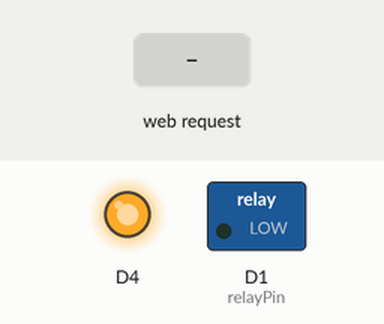
Recording of a sketch running on a simulated ESP8266 (Wemos D1 mini). On the bench: switched loads named in the sketch (green lamp = pin HIGH), output pins drawn as LEDs (lit = HIGH, except the on-board LED, lit = LOW). The inputs (shaded band) are chosen by the test bench. WiFi joins after 1.5 s; servers stay silent unless stated; what the sketch prints to the serial monitor is not drawn.

Above: at 2.7 s.
2.8 s: HTTP request GET /relay=ON received
At 3.8 s:
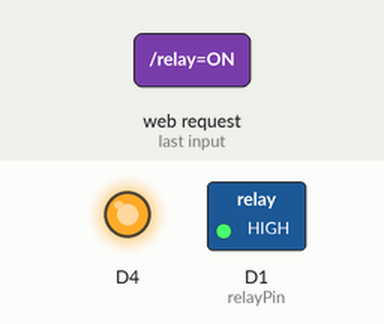
4.3 s: HTTP request GET /relay=OFF received
At 4.9 s:
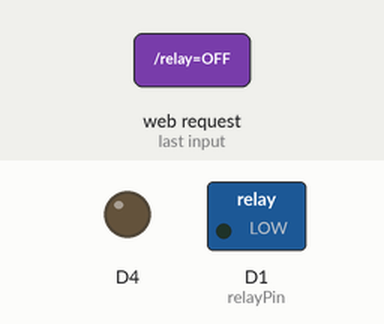
Timing chart, 0 to 7.3 s (numbered marks = the images above; inputs shaded):
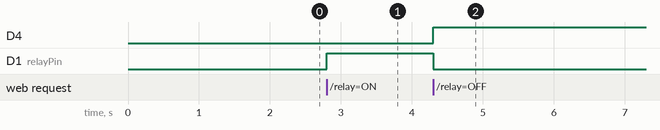

The sketch:

ESP8266_wificlient.ino
```cpp
//This example will use a static IP to control the switching of a relay. Over LAN using a web browser.
//A lot of this code have been resued from the example on the ESP8266 Learning Webpage below.
//http://www.esp8266learning.com/wemos-webserver-example.php

//CODE START
//1
#include <ESP8266WiFi.h>

// Below you will need to use your own WIFI information.
//2
const char* ssid = "sjccrac"; //WIFI Name, WeMo will only connect to a 2.4GHz network.
const char* password = "Rtl97!xy"; //WIFI Password

//defining the pin and setting up the "server"
//3
int relayPin = D1; // The Shield uses pin 1 for the relay
WiFiServer server(80);
IPAddress ip(192, 168, 1, 126); // where xx is the desired IP Address - most sets of numbers
                              // likely will match gateway, must be unique IP address
IPAddress gateway(192, 168, 1, 1); // set gateway to match your network
IPAddress subnet(255, 255, 255, 0); // set subnet mask to match your network
// Rtl97!xy


// void setup is where we initialize variables, pin modes, start using libraries, etc.
//The setup function will only run once, after each powerup or reset of the wemos board.
//4
void setup() {
  Serial.begin(9600);
  delay(10);


  pinMode(relayPin, OUTPUT);
  pinMode(BUILTIN_LED, OUTPUT);

  digitalWrite(relayPin, LOW);
  digitalWrite(BUILTIN_LED, LOW);

  Serial.print(F("Setting static ip to : "));
  Serial.println(ip);

  // Connect to WiFi network
  //5
  Serial.println();
  Serial.println();
  Serial.print("Connecting to ");
  Serial.println(ssid);
  WiFi.config(ip, gateway, subnet);
  WiFi.begin(ssid, password);
  //Trying to connect it will display dots
  while (WiFi.status() != WL_CONNECTED) {
    delay(500);
    Serial.print(".");
  }
  Serial.println("");
  Serial.println("WiFi connected");

  // Start the server
  server.begin();
  Serial.println("Server started");

  // Print the IP address
  Serial.print("Use this URL : ");
  Serial.print("http://");
  Serial.print(WiFi.localIP());
  Serial.println("/");
}

//void loop is where you put all your code. it is a funtion that returns nothing and will repeat over and over again
//6
void loop() {
  // Check if a client has connected
  WiFiClient client = server.available();
  if (!client) {
    return;
  }

  // Wait until the client sends some data
  Serial.println("new client");
  while(!client.available()){
    delay(1);
  }

  // Read the first line of the request
  String request = client.readStringUntil('\r');
  Serial.println(request);
  client.flush();

  //Match the request, checking to see what the currect state is
  int value = LOW;
  if (request.indexOf("/relay=ON") != -1) {
    digitalWrite(relayPin, HIGH);
    digitalWrite(BUILTIN_LED, LOW); //LED set to low to turn on in this case
    value = HIGH;
  }
  if (request.indexOf("/relay=OFF") != -1){
    digitalWrite(relayPin, LOW);
    digitalWrite(BUILTIN_LED, HIGH); //turn LED off
    value = LOW;
  }
  // Return the response, build the html page
  //7
  client.println("HTTP/1.1 200 OK");
  client.println("Content-Type: text/html");
  client.println(""); //  do not forget this one
  client.println("<!DOCTYPE HTML>");
  client.println("<html>");

  client.print("Relay is now: ");

  if(value == HIGH) {
    client.print("Engaged (ON)");
  } else {
    client.print("Disengaged (OFF)");
  }
  client.println("<br><br><br>");
  client.println("<a href=\"/relay=ON\">Click here to engage (Turn ON) the relay.</a> <br><br><br>");
  client.println("<a href=\"/relay=OFF\">Click here to disengage (Turn OFF) the relay.</a><br>");
  client.println("</html>");

  delay(1);
  Serial.println("Client disconnected");
  Serial.println("");

}//END
```

Measured:
- after the input at 2.8 s, D1 (relayPin): LOW → HIGH at once
- after the input at 4.3 s, D4: LOW → HIGH at once; D1 (relayPin): HIGH → LOW at once
